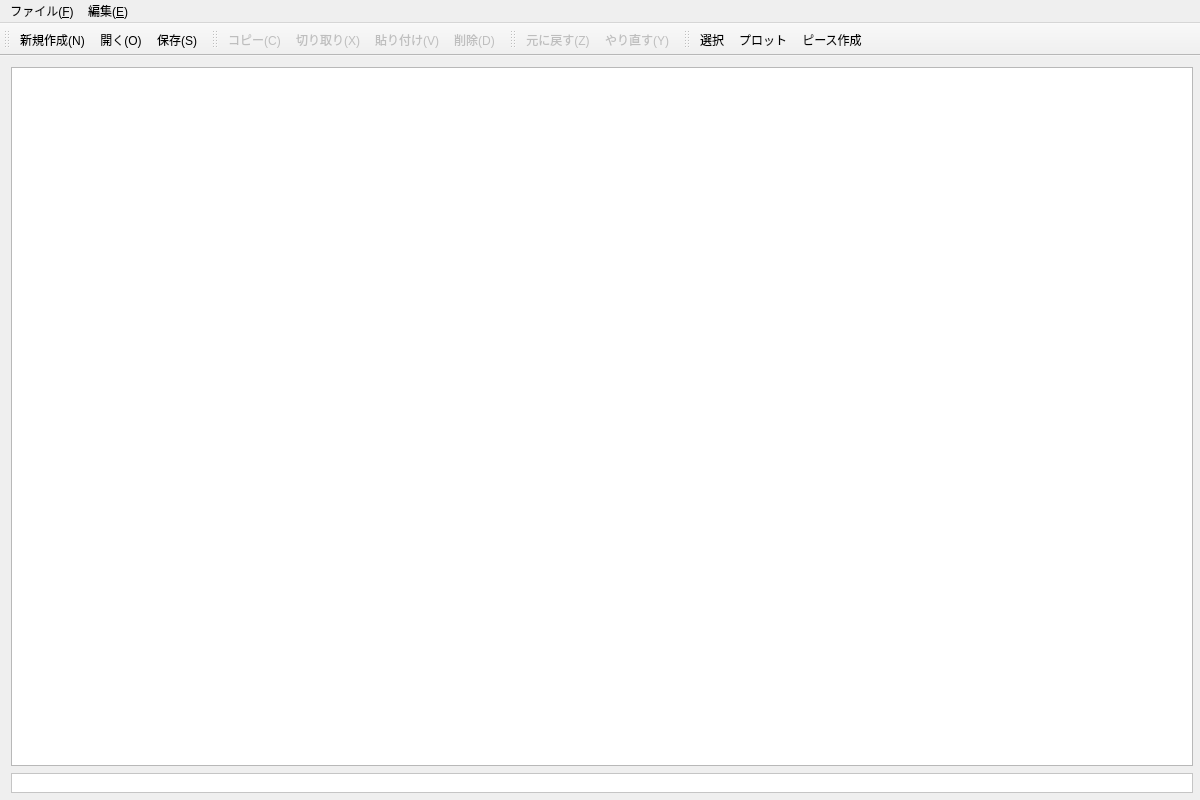
<?xml version="1.0" encoding="UTF-8"?>
<ui version="4.0">
 <class>MainWindow</class>
 <widget class="QMainWindow" name="MainWindow">
  <property name="geometry">
   <rect>
    <x>0</x>
    <y>0</y>
    <width>1200</width>
    <height>800</height>
   </rect>
  </property>
  <property name="windowTitle">
   <string>Editor</string>
  </property>
  <property name="windowIcon">
   <iconset resource="resource.qrc">
    <normaloff>:/action_icon/action_icon/app_icon.png</normaloff>:/action_icon/action_icon/app_icon.png</iconset>
  </property>
  <widget class="QWidget" name="centralwidget">
   <layout class="QVBoxLayout" name="verticalLayout">
    <property name="spacing">
     <number>7</number>
    </property>
    <property name="leftMargin">
     <number>11</number>
    </property>
    <property name="topMargin">
     <number>11</number>
    </property>
    <property name="rightMargin">
     <number>7</number>
    </property>
    <property name="bottomMargin">
     <number>7</number>
    </property>
    <item>
     <widget class="SceneView" name="view">
      <property name="mouseTracking">
       <bool>false</bool>
      </property>
      <property name="backgroundBrush">
       <brush brushstyle="SolidPattern">
        <color alpha="255">
         <red>239</red>
         <green>242</green>
         <blue>249</blue>
        </color>
       </brush>
      </property>
      <property name="transformationAnchor">
       <enum>QGraphicsView::NoAnchor</enum>
      </property>
     </widget>
    </item>
    <item>
     <widget class="QLabel" name="message">
      <property name="font">
       <font>
        <pointsize>12</pointsize>
       </font>
      </property>
      <property name="autoFillBackground">
       <bool>false</bool>
      </property>
      <property name="styleSheet">
       <string notr="true">background-color: rgb(255, 255, 255);</string>
      </property>
      <property name="frameShape">
       <enum>QFrame::StyledPanel</enum>
      </property>
      <property name="frameShadow">
       <enum>QFrame::Sunken</enum>
      </property>
      <property name="text">
       <string/>
      </property>
      <property name="textFormat">
       <enum>Qt::PlainText</enum>
      </property>
      <property name="scaledContents">
       <bool>false</bool>
      </property>
     </widget>
    </item>
   </layout>
  </widget>
  <widget class="QMenuBar" name="menubar">
   <property name="geometry">
    <rect>
     <x>0</x>
     <y>0</y>
     <width>1200</width>
     <height>24</height>
    </rect>
   </property>
   <widget class="QMenu" name="menu">
    <property name="title">
     <string>ファイル(&amp;F)</string>
    </property>
    <addaction name="action_new_file"/>
    <addaction name="action_open_file"/>
    <addaction name="separator"/>
    <addaction name="action_save_file"/>
    <addaction name="action_save_as_file"/>
    <addaction name="separator"/>
    <addaction name="action_end_application"/>
   </widget>
   <widget class="QMenu" name="menu_2">
    <property name="title">
     <string>編集(&amp;E)</string>
    </property>
    <addaction name="action_undo"/>
    <addaction name="action_redo"/>
    <addaction name="separator"/>
    <addaction name="action_copy"/>
    <addaction name="action_cut"/>
    <addaction name="action_paste"/>
    <addaction name="action_delete"/>
    <addaction name="separator"/>
   </widget>
   <addaction name="menu"/>
   <addaction name="menu_2"/>
  </widget>
  <widget class="QToolBar" name="toolBar">
   <property name="contextMenuPolicy">
    <enum>Qt::DefaultContextMenu</enum>
   </property>
   <property name="windowTitle">
    <string>toolBar</string>
   </property>
   <property name="layoutDirection">
    <enum>Qt::LeftToRight</enum>
   </property>
   <property name="movable">
    <bool>true</bool>
   </property>
   <property name="allowedAreas">
    <set>Qt::AllToolBarAreas</set>
   </property>
   <property name="orientation">
    <enum>Qt::Horizontal</enum>
   </property>
   <property name="iconSize">
    <size>
     <width>25</width>
     <height>25</height>
    </size>
   </property>
   <property name="toolButtonStyle">
    <enum>Qt::ToolButtonTextUnderIcon</enum>
   </property>
   <property name="floatable">
    <bool>true</bool>
   </property>
   <attribute name="toolBarArea">
    <enum>TopToolBarArea</enum>
   </attribute>
   <attribute name="toolBarBreak">
    <bool>false</bool>
   </attribute>
   <addaction name="action_new_file"/>
   <addaction name="action_open_file"/>
   <addaction name="action_save_file"/>
  </widget>
  <widget class="QToolBar" name="toolBar_2">
   <property name="windowTitle">
    <string>toolBar_2</string>
   </property>
   <property name="toolButtonStyle">
    <enum>Qt::ToolButtonTextUnderIcon</enum>
   </property>
   <attribute name="toolBarArea">
    <enum>TopToolBarArea</enum>
   </attribute>
   <attribute name="toolBarBreak">
    <bool>false</bool>
   </attribute>
   <addaction name="action_copy"/>
   <addaction name="action_cut"/>
   <addaction name="action_paste"/>
   <addaction name="action_delete"/>
  </widget>
  <widget class="QToolBar" name="toolBar_3">
   <property name="enabled">
    <bool>true</bool>
   </property>
   <property name="windowTitle">
    <string>toolBar_3</string>
   </property>
   <property name="toolButtonStyle">
    <enum>Qt::ToolButtonTextUnderIcon</enum>
   </property>
   <attribute name="toolBarArea">
    <enum>TopToolBarArea</enum>
   </attribute>
   <attribute name="toolBarBreak">
    <bool>false</bool>
   </attribute>
   <addaction name="action_undo"/>
   <addaction name="action_redo"/>
  </widget>
  <widget class="QToolBar" name="toolBar_4">
   <property name="windowTitle">
    <string>toolBar_5</string>
   </property>
   <property name="toolButtonStyle">
    <enum>Qt::ToolButtonTextUnderIcon</enum>
   </property>
   <attribute name="toolBarArea">
    <enum>TopToolBarArea</enum>
   </attribute>
   <attribute name="toolBarBreak">
    <bool>false</bool>
   </attribute>
   <addaction name="action_select"/>
   <addaction name="action_add_vertex"/>
   <addaction name="action_create_polygon"/>
  </widget>
  <action name="action_end_application">
   <property name="text">
    <string>終了(Q)</string>
   </property>
   <property name="toolTip">
    <string>終了</string>
   </property>
   <property name="shortcut">
    <string>Ctrl+Q</string>
   </property>
  </action>
  <action name="action_new_file">
   <property name="icon">
    <iconset resource="resource.qrc">
     <normaloff>:/action_icon/action_icon/new_file.png</normaloff>:/action_icon/action_icon/new_file.png</iconset>
   </property>
   <property name="text">
    <string>新規作成(N)</string>
   </property>
   <property name="toolTip">
    <string>新規作成</string>
   </property>
   <property name="shortcut">
    <string>Ctrl+N</string>
   </property>
  </action>
  <action name="action_open_file">
   <property name="icon">
    <iconset resource="resource.qrc">
     <normaloff>:/action_icon/action_icon/open_file.png</normaloff>:/action_icon/action_icon/open_file.png</iconset>
   </property>
   <property name="text">
    <string>開く(O)</string>
   </property>
   <property name="toolTip">
    <string>開く</string>
   </property>
   <property name="shortcut">
    <string>Ctrl+O</string>
   </property>
  </action>
  <action name="action_save_file">
   <property name="icon">
    <iconset resource="resource.qrc">
     <normaloff>:/action_icon/action_icon/save_file.png</normaloff>:/action_icon/action_icon/save_file.png</iconset>
   </property>
   <property name="text">
    <string>保存(S)</string>
   </property>
   <property name="toolTip">
    <string>保存</string>
   </property>
   <property name="shortcut">
    <string>Ctrl+S</string>
   </property>
  </action>
  <action name="action_save_as_file">
   <property name="text">
    <string>名前を付けて保存(A)</string>
   </property>
   <property name="toolTip">
    <string>名前を付けて保存</string>
   </property>
   <property name="shortcut">
    <string>Ctrl+A</string>
   </property>
  </action>
  <action name="action_undo">
   <property name="enabled">
    <bool>false</bool>
   </property>
   <property name="icon">
    <iconset resource="resource.qrc">
     <normaloff>:/action_icon/action_icon/undo.png</normaloff>:/action_icon/action_icon/undo.png</iconset>
   </property>
   <property name="text">
    <string>元に戻す(Z)</string>
   </property>
   <property name="toolTip">
    <string>元に戻す</string>
   </property>
   <property name="shortcut">
    <string>Ctrl+Z</string>
   </property>
  </action>
  <action name="action_redo">
   <property name="enabled">
    <bool>false</bool>
   </property>
   <property name="icon">
    <iconset resource="resource.qrc">
     <normaloff>:/action_icon/action_icon/redo.png</normaloff>:/action_icon/action_icon/redo.png</iconset>
   </property>
   <property name="text">
    <string>やり直す(Y)</string>
   </property>
   <property name="toolTip">
    <string>やり直す</string>
   </property>
   <property name="shortcut">
    <string>Ctrl+Y</string>
   </property>
  </action>
  <action name="action_delete">
   <property name="enabled">
    <bool>false</bool>
   </property>
   <property name="icon">
    <iconset resource="resource.qrc">
     <normaloff>:/action_icon/action_icon/delete.png</normaloff>:/action_icon/action_icon/delete.png</iconset>
   </property>
   <property name="text">
    <string>削除(D)</string>
   </property>
   <property name="toolTip">
    <string>削除</string>
   </property>
   <property name="shortcut">
    <string>Ctrl+D</string>
   </property>
  </action>
  <action name="action_copy">
   <property name="enabled">
    <bool>false</bool>
   </property>
   <property name="icon">
    <iconset resource="resource.qrc">
     <normaloff>:/action_icon/action_icon/copy.png</normaloff>:/action_icon/action_icon/copy.png</iconset>
   </property>
   <property name="text">
    <string>コピー(C)</string>
   </property>
   <property name="toolTip">
    <string>コピー</string>
   </property>
   <property name="shortcut">
    <string>Ctrl+C</string>
   </property>
  </action>
  <action name="action_paste">
   <property name="enabled">
    <bool>false</bool>
   </property>
   <property name="icon">
    <iconset resource="resource.qrc">
     <normaloff>:/action_icon/action_icon/paste.png</normaloff>:/action_icon/action_icon/paste.png</iconset>
   </property>
   <property name="text">
    <string>貼り付け(V)</string>
   </property>
   <property name="toolTip">
    <string>貼り付け</string>
   </property>
   <property name="shortcut">
    <string>Ctrl+V</string>
   </property>
  </action>
  <action name="action_cut">
   <property name="enabled">
    <bool>false</bool>
   </property>
   <property name="icon">
    <iconset resource="resource.qrc">
     <normaloff>:/action_icon/action_icon/cut.png</normaloff>:/action_icon/action_icon/cut.png</iconset>
   </property>
   <property name="text">
    <string>切り取り(X)</string>
   </property>
   <property name="toolTip">
    <string>切り取り</string>
   </property>
   <property name="shortcut">
    <string>Ctrl+X</string>
   </property>
  </action>
  <action name="action_add_vertex">
   <property name="checkable">
    <bool>true</bool>
   </property>
   <property name="checked">
    <bool>false</bool>
   </property>
   <property name="icon">
    <iconset resource="resource.qrc">
     <normaloff>:/action_icon/action_icon/add_vertex.png</normaloff>:/action_icon/action_icon/add_vertex.png</iconset>
   </property>
   <property name="text">
    <string>プロット</string>
   </property>
   <property name="toolTip">
    <string>プロット</string>
   </property>
  </action>
  <action name="action_create_polygon">
   <property name="checkable">
    <bool>true</bool>
   </property>
   <property name="icon">
    <iconset resource="resource.qrc">
     <normaloff>:/action_icon/action_icon/create_polygon.png</normaloff>:/action_icon/action_icon/create_polygon.png</iconset>
   </property>
   <property name="text">
    <string>ピース作成</string>
   </property>
   <property name="toolTip">
    <string>ピース作成</string>
   </property>
  </action>
  <action name="action_select">
   <property name="checkable">
    <bool>true</bool>
   </property>
   <property name="checked">
    <bool>false</bool>
   </property>
   <property name="icon">
    <iconset resource="resource.qrc">
     <normaloff>:/action_icon/action_icon/select.png</normaloff>:/action_icon/action_icon/select.png</iconset>
   </property>
   <property name="text">
    <string>選択</string>
   </property>
   <property name="toolTip">
    <string>選択</string>
   </property>
  </action>
 </widget>
 <customwidgets>
  <customwidget>
   <class>SceneView</class>
   <extends>QGraphicsView</extends>
   <header>common/scene_view.h</header>
   <slots>
    <slot>changeModeMoving()</slot>
    <slot>changeModeEditPiece()</slot>
   </slots>
  </customwidget>
 </customwidgets>
 <resources>
  <include location="resource.qrc"/>
 </resources>
 <connections>
  <connection>
   <sender>action_end_application</sender>
   <signal>triggered()</signal>
   <receiver>MainWindow</receiver>
   <slot>close()</slot>
   <hints>
    <hint type="sourcelabel">
     <x>-1</x>
     <y>-1</y>
    </hint>
    <hint type="destinationlabel">
     <x>599</x>
     <y>399</y>
    </hint>
   </hints>
  </connection>
 </connections>
</ui>
